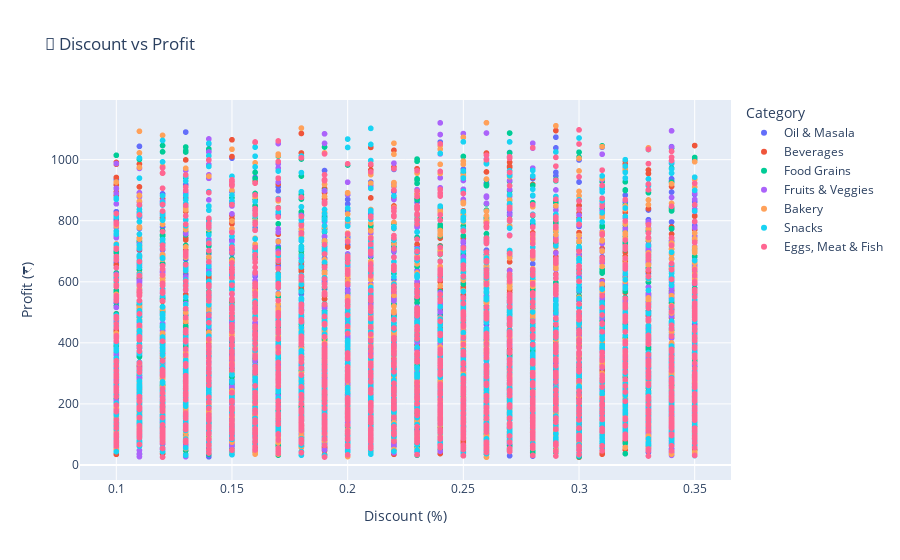

The notebook cell this image was saved under:
### Code cell
# Ensure your data (df) is already loaded and clean

fig = px.scatter(
    df,
    x='Discount',
    y='Profit',
    color='Category',  # Same as 'hue' in seaborn
    title='💸 Discount vs Profit',
    hover_data=['Sub Category', 'Sales', 'Customer Name'],  # Optional extra info on hover
    size_max=10
)

fig.update_layout(xaxis_title='Discount (%)', yaxis_title='Profit (₹)')
fig.write_html("interactive_discount_vs_profit.html")
fig.show()

### Figure 1 — Plotly figure (JSON) as saved in the notebook; plotly's stock layout.template omitted (floating-point values rounded to 4 significant figures; data arrays with more than 128 entries replaced by an {"elided": "..."} marker saying what was removed)
{"data": [{"customdata": {"elided": "1361x3 mixed values"}, "hovertemplate": "Category=Oil & Masala<br>Discount=%{x}<br>Profit=%{y}<br>Sub Category=%{customdata[0]}<br>Sales=%{customdata[1]}<br>Customer Name=%{customdata[2]}<extra></extra>", "legendgroup": "Oil & Masala", "marker": {"color": "#636efa", "symbol": "circle"}, "mode": "markers", "name": "Oil & Masala", "showlegend": true, "type": "scattergl", "x": {"elided": "1361 float values"}, "xaxis": "x", "y": {"elided": "1361 float values"}, "yaxis": "y"}, {"customdata": {"elided": "1400x3 mixed values"}, "hovertemplate": "Category=Beverages<br>Discount=%{x}<br>Profit=%{y}<br>Sub Category=%{customdata[0]}<br>Sales=%{customdata[1]}<br>Customer Name=%{customdata[2]}<extra></extra>", "legendgroup": "Beverages", "marker": {"color": "#EF553B", "symbol": "circle"}, "mode": "markers", "name": "Beverages", "showlegend": true, "type": "scattergl", "x": {"elided": "1400 float values"}, "xaxis": "x", "y": {"elided": "1400 float values"}, "yaxis": "y"}, {"customdata": {"elided": "1398x3 mixed values"}, "hovertemplate": "Category=Food Grains<br>Discount=%{x}<br>Profit=%{y}<br>Sub Category=%{customdata[0]}<br>Sales=%{customdata[1]}<br>Customer Name=%{customdata[2]}<extra></extra>", "legendgroup": "Food Grains", "marker": {"color": "#00cc96", "symbol": "circle"}, "mode": "markers", "name": "Food Grains", "showlegend": true, "type": "scattergl", "x": {"elided": "1398 float values"}, "xaxis": "x", "y": {"elided": "1398 float values"}, "yaxis": "y"}, {"customdata": {"elided": "1418x3 mixed values"}, "hovertemplate": "Category=Fruits & Veggies<br>Discount=%{x}<br>Profit=%{y}<br>Sub Category=%{customdata[0]}<br>Sales=%{customdata[1]}<br>Customer Name=%{customdata[2]}<extra></extra>", "legendgroup": "Fruits & Veggies", "marker": {"color": "#ab63fa", "symbol": "circle"}, "mode": "markers", "name": "Fruits & Veggies", "showlegend": true, "type": "scattergl", "x": {"elided": "1418 float values"}, "xaxis": "x", "y": {"elided": "1418 float values"}, "yaxis": "y"}, {"customdata": {"elided": "1413x3 mixed values"}, "hovertemplate": "Category=Bakery<br>Discount=%{x}<br>Profit=%{y}<br>Sub Category=%{customdata[0]}<br>Sales=%{customdata[1]}<br>Customer Name=%{customdata[2]}<extra></extra>", "legendgroup": "Bakery", "marker": {"color": "#FFA15A", "symbol": "circle"}, "mode": "markers", "name": "Bakery", "showlegend": true, "type": "scattergl", "x": {"elided": "1413 float values"}, "xaxis": "x", "y": {"elided": "1413 float values"}, "yaxis": "y"}, {"customdata": {"elided": "1514x3 mixed values"}, "hovertemplate": "Category=Snacks<br>Discount=%{x}<br>Profit=%{y}<br>Sub Category=%{customdata[0]}<br>Sales=%{customdata[1]}<br>Customer Name=%{customdata[2]}<extra></extra>", "legendgroup": "Snacks", "marker": {"color": "#19d3f3", "symbol": "circle"}, "mode": "markers", "name": "Snacks", "showlegend": true, "type": "scattergl", "x": {"elided": "1514 float values"}, "xaxis": "x", "y": {"elided": "1514 float values"}, "yaxis": "y"}, {"customdata": {"elided": "1490x3 mixed values"}, "hovertemplate": "Category=Eggs, Meat & Fish<br>Discount=%{x}<br>Profit=%{y}<br>Sub Category=%{customdata[0]}<br>Sales=%{customdata[1]}<br>Customer Name=%{customdata[2]}<extra></extra>", "legendgroup": "Eggs, Meat & Fish", "marker": {"color": "#FF6692", "symbol": "circle"}, "mode": "markers", "name": "Eggs, Meat & Fish", "showlegend": true, "type": "scattergl", "x": {"elided": "1490 float values"}, "xaxis": "x", "y": {"elided": "1490 float values"}, "yaxis": "y"}], "layout": {"legend": {"title": {"text": "Category"}, "tracegroupgap": 0}, "title": {"text": "💸 Discount vs Profit"}, "xaxis": {"anchor": "y", "domain": [0, 1], "title": {"text": "Discount (%)"}}, "yaxis": {"anchor": "x", "domain": [0, 1], "title": {"text": "Profit (₹)"}}}}
